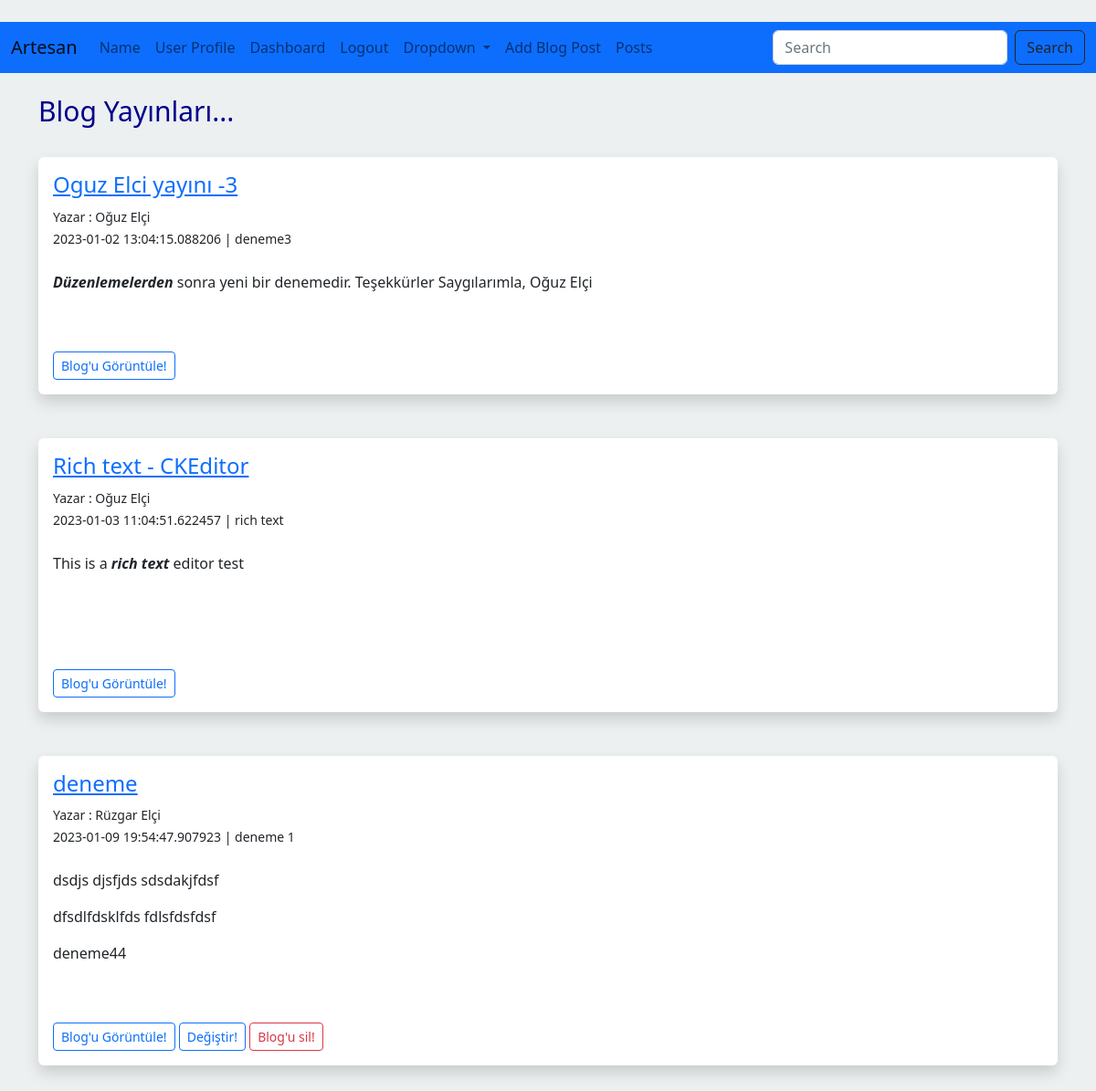
The app's page /posts (signed in) with its own data.
### app.py (models this page shows, shortened)
class Posts(db.Model):
    __tablename__='posts'
    id=db.Column(db.Integer, primary_key=True)
    title=db.Column(db.String(255))
    content=db.Column(db.Text)
    date_posted=db.Column(db.DateTime, default=datetime.utcnow() + timedelta(hours=3))
    slug=db.Column(db.String(255))
    poster_id=db.Column(db.Integer, db.ForeignKey('personel.id'))

class Personel(db.Model, UserMixin):
    __tablename__='personel'
    id = db.Column(db.Integer, primary_key=True)
    username=db.Column(db.String(20), nullable=False, unique=True)
    name = db.Column(db.String(200), nullable=False)
    email = db.Column(db.String(120), nullable=False, unique=True)
    favourite_color=db.Column(db.String(120))
    about_author = db.Column(db.Text(), nullable=True) #Postgres'e geçmek için Text character sayısını (500) kaldırdım!
    date_added = db.Column(db.DateTime, default=datetime.utcnow() + timedelta(hours=3))
    profile_pic=db.Column(db.String(), nullable=True)
    password_hash=db.Column(db.String(128))
    posts=db.relationship('Posts', backref='poster')
    @property
    def password(self):
        raise AttributeError('Şifre okunabilir değil!')

### app.py (the view)
@app.route('/posts')
def posts():
    posts=Posts.query.order_by(Posts.date_posted)
    return render_template('posts.html', posts=posts)

### webforms.py
class SearchForm(FlaskForm):
    searched=StringField('Aranan', validators=[DataRequired()])
    submit=SubmitField('Yolla')

### app.py (called while the page is built)
@login_manager.user_loader
def load_user(user_id):
    return Personel.query.get(int(user_id))

@app.context_processor
def base():
    form=SearchForm()
    return dict(form=form)

### templates/posts.html (shortened to what this page needs)
{% extends "base.html" %}
{% block content %}
<h1>Blog Yayınları...</h1>
<br/>
{% for post in posts %}
<div class="shadow p-3 mb-5 bg-body rounded">
    <h4><a href="{{ url_for('post', id=post.id) }}">{{post.title}}</a></h4>
    <small>Yazar : {{post.poster.name}}<br/>
        {{post.date_posted}} | {{post.slug}}</small><br/><br/>
    {{post.content|safe}}<br/><br/>
    <a href="{{ url_for('post', id=post.id) }}"class="btn btn-outline-primary btn-sm">Blog'u Görüntüle!</a>
    {%if post.poster_id==current_user.id or current_user.id==1%}
    <a href="{{ url_for('edit_post', id=post.id) }}"class="btn btn-outline-primary btn-sm">Değiştir!</a>
    <a href="{{ url_for('delete_post', id=post.id) }}"class="btn btn-outline-danger btn-sm">Blog'u sil!</a>
    {%endif%}
</div>
{% endfor %}
{% endblock %}

### static/css/style.css (style rules this page uses)
h1 { color:darkblue; font-size:30px }
body { background: #ECF0F1 }

### records on screen
Posts: title "Oguz Elci yayını -3", poster.name "Oğuz Elçi", date_posted "2023-01-02 13:04:15.088206", slug "deneme3", content "Düzenlemelerden sonra yeni bir denemedir. Teşekkürler Saygılarımla, Oğuz Elçi"
Posts: title "Rich text - CKEditor", poster.name "Oğuz Elçi", date_posted "2023-01-03 11:04:51.622457", slug "rich text", content "This is a rich text editor test"
Posts: title "deneme", poster.name "Rüzgar Elçi", date_posted "2023-01-09 19:54:47.907923", slug "deneme 1", content "dsdjs djsfjds sdsdakjfdsf dfsdlfdsklfds fdlsfdsfdsf deneme44"
